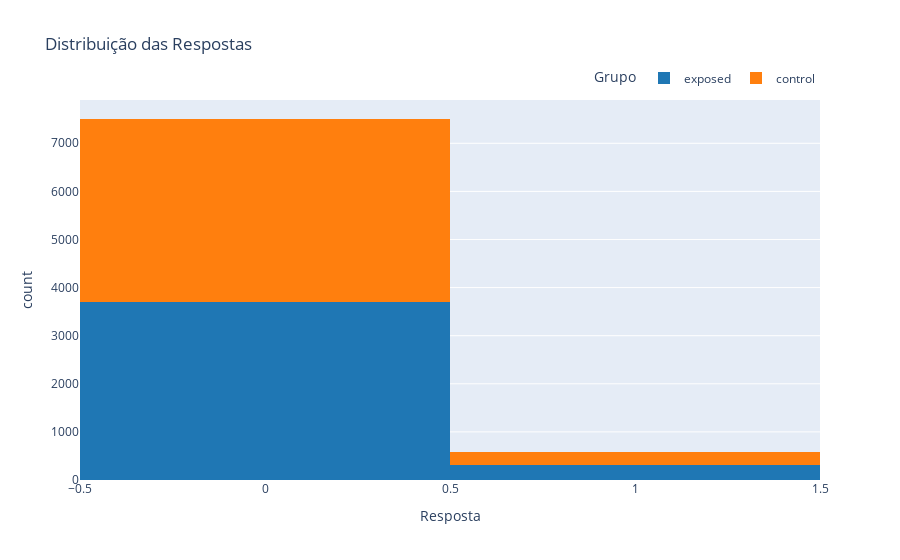

Notebook code for this chart:
### Markdown cell above
O código abaixo cria um histograma utilizando a biblioteca Plotly, com base nos dados do DataFrame 'df'. O histograma é plotado usando a coluna 'yes' como eixo x e a coluna 'experiment' como cor das barras.

Os parâmetros utilizados são os seguintes:

- 'nbins': Define o número de bins (intervalos) no histograma.
- 'category_orders': É um dicionário que especifica a ordem das categorias na coluna 'yes'.
- 'labels': É um dicionário que define os rótulos das categorias.
- 'title': Define o título do gráfico como 'Distribuição das Respostas'.
- 'color_discrete_sequence': Define a sequência de cores para as barras do histograma.
Após a criação do histograma, são feitas algumas atualizações no layout do gráfico, como a adição de um título para a legenda ('Grupo'), a orientação da legenda ('orientation'), a posição da legenda ('yanchor', 'y', 'xanchor', 'x'), e a adição de anotações com os valores de contagem em cada barra do histograma.

Por fim, o gráfico é exibido utilizando o método 'fig.show()'.

### Code cell
fig = px.histogram(df, x='yes', color='experiment', nbins=2,
                   category_orders={'yes': ['No', 'Yes']},
                   labels={'yes': 'Resposta', 'count': 'Contagem'},
                   title='Distribuição das Respostas',
                   color_discrete_sequence=['#1f77b4', '#ff7f0e'])
fig.update_layout(legend_title='Grupo', legend=dict(orientation='h', yanchor='bottom', y=1.02, xanchor='right', x=1))
for trace in fig.data:
    if 'count' not in trace:
        continue
    for i, count in enumerate(trace.y):
        fig.add_annotation(x=trace.x[i], y=count, text=str(count), showarrow=False, font=dict(size=12))

fig.show()

### Figure 1 — Plotly figure (JSON) as saved in the notebook; plotly's stock layout.template omitted (floating-point values rounded to 4 significant figures; data arrays with more than 128 entries replaced by an {"elided": "..."} marker saying what was removed)
{"data": [{"alignmentgroup": "True", "bingroup": "x", "hovertemplate": "experiment=exposed<br>Resposta=%{x}<br>count=%{y}<extra></extra>", "legendgroup": "exposed", "marker": {"color": "#1f77b4", "pattern": {"shape": ""}}, "name": "exposed", "nbinsx": 2, "offsetgroup": "exposed", "orientation": "v", "showlegend": true, "type": "histogram", "x": {"elided": "4006 int values"}, "xaxis": "x", "yaxis": "y"}, {"alignmentgroup": "True", "bingroup": "x", "hovertemplate": "experiment=control<br>Resposta=%{x}<br>count=%{y}<extra></extra>", "legendgroup": "control", "marker": {"color": "#ff7f0e", "pattern": {"shape": ""}}, "name": "control", "nbinsx": 2, "offsetgroup": "control", "orientation": "v", "showlegend": true, "type": "histogram", "x": {"elided": "4071 int values"}, "xaxis": "x", "yaxis": "y"}], "layout": {"barmode": "relative", "legend": {"orientation": "h", "title": {"text": "Grupo"}, "tracegroupgap": 0, "x": 1, "xanchor": "right", "y": 1.02, "yanchor": "bottom"}, "title": {"text": "Distribuição das Respostas"}, "xaxis": {"anchor": "y", "categoryarray": ["No", "Yes"], "categoryorder": "array", "domain": [0, 1], "title": {"text": "Resposta"}}, "yaxis": {"anchor": "x", "domain": [0, 1], "title": {"text": "count"}}}}
